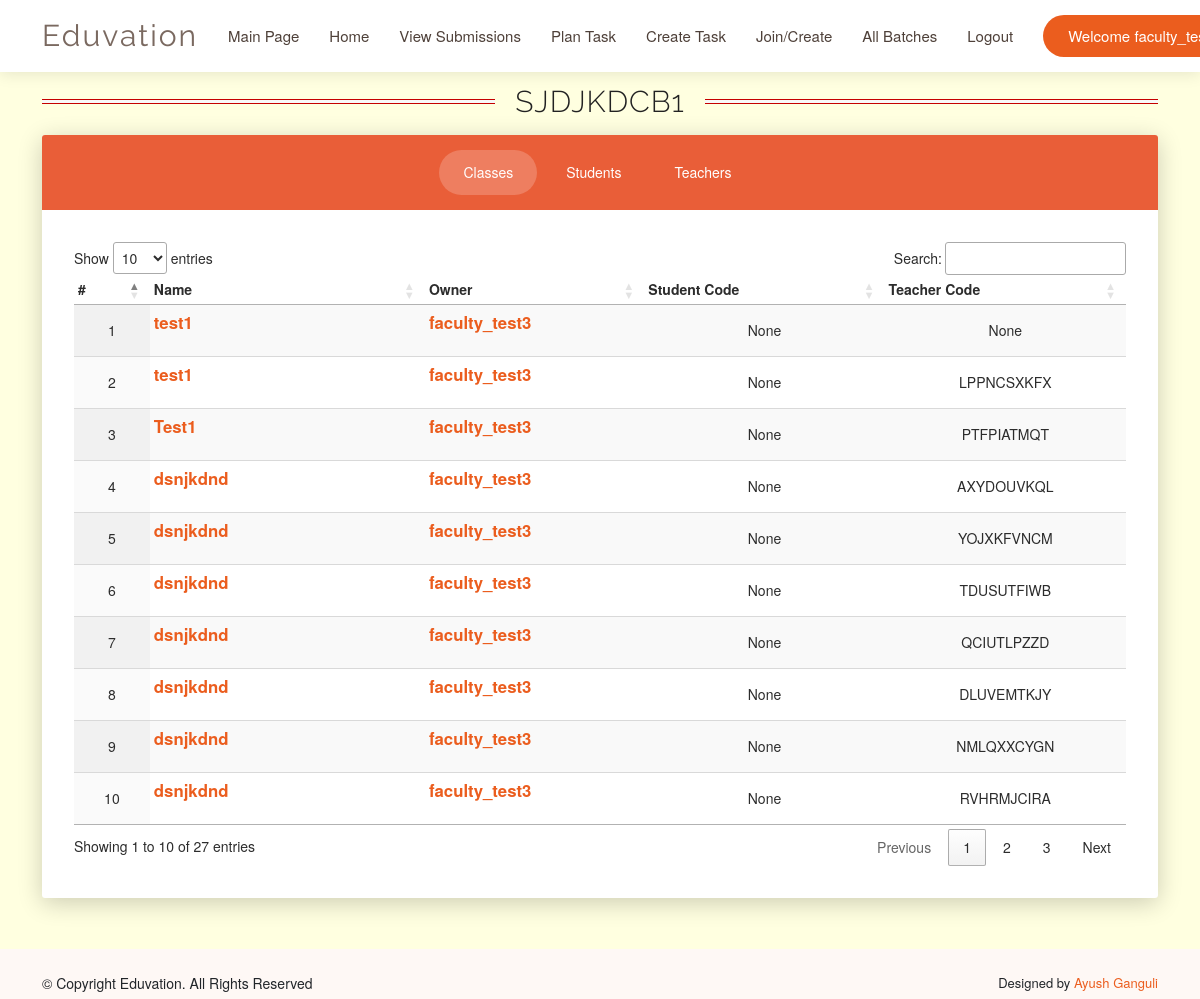
Page /all_batch_classes_table_page/25/ (signed in) on the committed database.
### main/models.py (models this page shows, shortened)
class Batch(models.Model):
    owner = models.ForeignKey(User,related_name='batch_owner_reverse',null=True, on_delete=models.PROTECT)
    all_users_in_batch = models.ManyToManyField(User,related_name='all_batch_user_belongs')
    batch_code_student = models.CharField(max_length=200)
    batch_code_teacher = models.CharField(max_length=200)
    name = models.CharField(max_length=500)

class BatchClass(models.Model):
    owner = models.ForeignKey(User,related_name='class_owner_reverse',null= True, on_delete=models.PROTECT)
    teachers = models.ManyToManyField(User,related_name='classes_teaching')
    belongs_to_batch = models.ForeignKey(Batch,related_name='all_batch_class',on_delete=models.PROTECT)
    third_party_user = models.ManyToManyField(User,related_name='anonymous_classes')#they are classes which are not in users batch but he is attending them
    class_code = models.CharField(max_length=200,null=True)#meant for teachers
    student_class_code = models.CharField(max_length=200,null=True)
    name = models.CharField(max_length=500)

### main/views.py (the view)
# urls.py: path('all_batch_classes_table_page/<int:batch_id>/', views.all_batch_classes_table_page, name='all_batch_classes_table_page'),
@login_required
def all_batch_classes_table_page(request,batch_id):#viewing all classes in a batch #1authentication_handled
    curr_batch = Batch.objects.get(id = batch_id)
    if request.user not in curr_batch.all_users_in_batch.all():
        return render(request, 'error_message.html', {'message':"You are not a part of the batch. Please contact owner for Batch code and join the batch"})
    classes_in_curr_batch = curr_batch.all_batch_class.all()
    all_students = curr_batch.all_users_in_batch.filter(extended_reverse__is_student = True)
    all_faculties = curr_batch.all_users_in_batch.filter(extended_reverse__is_student = False)
    return render(request,'all_batch_classes.html',{'curr_batch': curr_batch,'all_students': all_students,'all_faculties': all_faculties,'all_classes': classes_in_curr_batch})

### templates/all_batch_classes.html (shortened to what this page needs)
{% extends 'base.html' %}
{% load static %}
{% load tz %}
{% block style_sheet %}
    <link rel="stylesheet" href="{% static 'others/join_create.css' %}"/>
    <link rel="stylesheet" href="{% static 'others/body_style.css' %}"/>
    <link rel="stylesheet" href="{% static 'others/data_table/data_table.css' %}">
    <link rel="stylesheet" href="https://cdn.datatables.net/1.11.3/css/jquery.dataTables.min.css">
    <link rel="stylesheet" href="{% static 'others/data_table/data_table.css' %}">
{% endblock style_sheet %}
{% block main_code %}
    <div class="container mt-2" id="my_container" >
    <div class="seven mt-3">
    <h1 class="my_heading">{{curr_batch.name}}</h1>
    </div>
    <div class="row justify-content-center">
        <div class="col-12 mr-auto">
        <div class="card">
            <div class="card-header">
            <ul class="nav nav-tabs nav-tabs-neutral justify-content-center" role="tablist" data-background-color="orange">
                <li class="nav-item">
                <a class="nav-link active" data-toggle="tab" href="#all_tasks_for_class" role="tab">Classes</a>
                </li>
                <li class="nav-item">
                <a class="nav-link" data-toggle="tab" href="#all_students_in_class" role="tab">Students</a>
                </li>
                <li class="nav-item">
                <a class="nav-link" data-toggle="tab" href="#all_teachers_in_class" role="tab">Teachers</a>
                </li>
            </ul>
            </div>
            <div class="card-body">
            <div class="tab-content ">
                <div class="main_tab_content tab-pane active m-3" id="all_tasks_for_class" role="tabpanel" >
                    <table id="example" class="display compact hover row-border mt-5 data_table_class" style="width:100%">
                        <thead class="thead-dark">
                            <tr>
                                <th >#</th>
                                <th>Name</th>
                                <th>Owner</th>
                                <th>Student Code</th>
                                {% if request.user.extended_reverse.is_student == False %} <th>Teacher Code</th>{% endif %}
                            </tr>
                        </thead>
                        <tbody id="showData">
                            {% for curr_class in all_classes %}
                                <tr>
                                    <td>{{forloop.counter}}</td>
                                    <td> <p class="link10" style="text-align: left;"><a href="{% url 'main:all_class_tasks'  class_id=curr_class.id %}">{{curr_class.name}}</a></p></td>
                                    <td><p class="link10" style="text-align: left;"><a href="{% url 'main:user_profile_page' user_id=curr_class.owner.id %}">{{curr_class.owner.username}}</a></p></td>
                                    <td>{{curr_class.student_class_code}}</td>
                                    {% if request.user.extended_reverse.is_student == False %}
                                        <td>{{curr_class.class_code}}</td>
                                    {% endif %}
                                </tr>
                            {% endfor %}
                        </tbody>
                    </table>
                </div>
            </div>
            </div>
        </div>
        </div>
    </div>
    </div>
{% endblock main_code %}

### templates/base.html (shortened to what this page needs)
<!DOCTYPE html>
<html lang="en">
<head>
    {% load static %}
  <link href="{% static 'others/pop_up.css' %}" rel="stylesheet">
  <link href="https://cdn.jsdelivr.net/npm/bootstrap@5.0.2/dist/css/bootstrap.min.css" rel="stylesheet">
  <link href="{% static 'bootstrap_template/assets/css/style.css' %}" rel="stylesheet">
  {% block style_sheet %}{% endblock style_sheet %}
</head>
<body>
  <header id="header" class="fixed-top d-flex align-items-center">
    <div class="container d-flex align-items-center justify-content-between">
      <div class="logo">
        <h1 class="text-light"><a href="/"><span>Eduvation</span></a></h1>
      </div>
      <nav id="navbar" class="navbar">
        {% if user.is_authenticated %}
          {% if request.user.extended_reverse.is_student %}
            <ul>
              <li><a class="nav-link scrollto" href="/">Main Page</a></li>
              <li><a class="nav-link " href="{% url 'main:student_home' %}">Home</a></li>
              <li><a class="nav-link scrollto" href="{% url 'main:all_user_batches' %}">Submit Task</a></li>
              <li><a class="nav-link scrollto" href="{% url 'main:join_class_batch_student' %}">Join Batch/Class</a></li>
              <li><a class="nav-link scrollto" href="{% url 'main:logout' %}">Logout</a></li>
              <li><a class="getstarted scrollto" href="{% url 'main:user_profile_page' user_id=request.user.id %}">Welcome {{request.user.username|truncatechars:32}}</a></li>
            </ul>
          {% else %}
            <ul>
              <li><a class="nav-link scrollto" href="/">Main Page</a></li>
              <li><a class="nav-link " href="{% url 'main:faculty_home' %}">Home</a></li>
              <li><a class="nav-link scrollto" href="{% url 'main:all_classes_teacher' %}">View Submissions</a></li>
              <li><a class="nav-link scrollto" href="{% url 'main:view_schedule' %}">Plan Task</a></li>
              <li><a class="nav-link scrollto" href="{% url 'main:add_task_page' %}">Create Task</a></li>
              <li><a class="nav-link scrollto" href="{% url 'main:join_create' %}">Join/Create</a></li>
              <li><a class="nav-link scrollto" href="{% url 'main:all_user_batches' %}">All Batches</a></li>
              <li><a class="nav-link scrollto" href="{% url 'main:logout' %}">Logout</a></li>
              <li><a class="getstarted scrollto" href="#">Welcome {{request.user.username|truncatechars:32}}</a></li>
            </ul>
          {% endif %}
        {% endif %}
      </nav>
    </div>
  </header>
  <main id="main">
    {% block main_code %}{% endblock main_code %}
  </main>
  <br/>
  <footer id="footer" >
   <div class="container py-4">
      <div class="copyright">
        &copy; Copyright <strong><span>Eduvation</span></strong>. All Rights Reserved
      </div>
      <div class="credits">
        Designed by <a href="https://www.linkedin.com/in/ayush-ganguli-b39729192/">Ayush Ganguli</a>
      </div>
    </div>
  </footer>
</body>
</html>

### static/others/pop_up.css (style rules this page uses)
p { text-align: center; }

### static/others/join_create.css (style rules this page uses)
a { color: #f96332; }
p { line-height: 1.61em; font-weight: 300; font-size: 1.2em; }
body { color: #2c2c2c; font-size: 14px; font-family: "Montserrat", "Helvetica Neue", Arial, sans-serif; overflow-x: hidden; -moz-osx-font-smoothing: grayscale; -webkit-font-smoothing: antialiased; }
.nav-item .nav-link, .nav-tabs .nav-link { -webkit-transition: all 300ms ease 0s; -moz-transition: all 300ms ease 0s; -o-transition: all 300ms ease 0s; -ms-transition: all 300ms ease 0s; transition: all 300ms ease 0s; }
.card a { -webkit-transition: all 150ms ease 0s; -moz-transition: all 150ms ease 0s; -o-transition: all 150ms ease 0s; -ms-transition: all 150ms ease 0s; transition: all 150ms ease 0s; }
.nav-tabs { border: 0; padding: 15px 0.7rem; }
.card .nav-tabs { border-top-right-radius: 0.1875rem; border-top-left-radius: 0.1875rem; }
.nav-tabs>.nav-item>.nav-link { color: #888888; margin: 0; margin-right: 5px; background-color: transparent; border: 1px solid transparent; border-radius: 30px; font-size: 14px; padding: 11px 23px; line-height: 1.5; }
.nav-tabs>.nav-item>.nav-link.active { background-color: #444; border-radius: 30px; color: #FFFFFF; }
.nav-tabs.nav-tabs-neutral>.nav-item>.nav-link { color: #FFFFFF; }
.nav-tabs.nav-tabs-neutral>.nav-item>.nav-link.active { background-color: rgba(255, 255, 255, 0.2); color: #FFFFFF; }
.card { border: 0; border-radius: 0.1875rem; display: inline-block; position: relative; width: 100%; margin-bottom: 30px; box-shadow: 0px 5px 25px 0px rgba(0, 0, 0, 0.2); }
.card .card-header { background-color: transparent; border-bottom: 0; background-color: transparent; border-radius: 0; padding: 0; }
[data-background-color="orange"] { background-color: #e95e38; }
[data-background-color]:not([data-background-color="gray"]) { color: #FFFFFF; }
[data-background-color]:not([data-background-color="gray"]) a:not(.btn):not(.dropdown-item) { color: #FFFFFF; }
footer { margin-top:50px; color: #555; background: #fff; padding: 25px; font-weight: 300; background: #f7f7f7; }

### static/others/body_style.css (style rules this page uses)
body { background: #f8f8f8; }

### static/others/data_table/data_table.css (style rules this page uses)
#showData tr { text-align: center; }
body { height:100vh; margin:0; }
header { min-height:50px; background:lightcyan; }
footer { min-height:50px; background:PapayaWhip; }
body { display:flex; flex-direction:column; background: #FFFFE0 }
footer { margin-top:auto; }
.my_heading { position: relative; padding: 0; margin: 0; font-family: "Raleway", sans-serif; font-weight: 300; font-size: 40px; color: #080808; -webkit-transition: all 0.4s ease 0s; -o-transition: all 0.4s ease 0s; transition: all 0.4s ease 0s; }
.link10 a { font-weight: bold; position:relative; text-decoration: none; color: #eb5d1e; transition:color .15s ease-in-out; }
.link10 a:after { display:block; content:""; position: absolute; right:0; left:0; width:100%; height:3px; opacity:0; transform:translateY(-150%); transition:transform .15s ease-in-out, opacity .15s ease-in-out; background-color: maroon; }
.seven h1 { text-align: center; font-size:30px; font-weight:300; color:#222; letter-spacing:1px; text-transform: uppercase; display: grid; grid-template-columns: 1fr max-content 1fr; grid-template-rows: 27px 0; grid-gap: 20px; align-items: center; }
.seven h1:after,.seven h1:before { content: " "; display: block; border-bottom: 1px solid #c50000; border-top: 1px solid #c50000; height: 5px; background-color:#f8f8f8; }

### templates/all_batch_classes.html (style rules this page uses)
body { height:100vh; margin:0; }
header { min-height:50px; background:lightcyan; }
footer { min-height:50px; background:PapayaWhip; }
body { display:flex; flex-direction:column; }
footer { margin-top:auto; }

### rows in the picture
Batch: name "SJDJKDCB1"
BatchClass: name "test1", owner.username "faculty_test3", student_class_code "None", class_code "None"
BatchClass: name "test1", owner.username "faculty_test3", student_class_code "None", class_code "LPPNCSXKFX"
BatchClass: name "Test1", owner.username "faculty_test3", student_class_code "None", class_code "PTFPIATMQT"
BatchClass: name "dsnjkdnd", owner.username "faculty_test3", student_class_code "None", class_code "AXYDOUVKQL"
BatchClass: name "dsnjkdnd", owner.username "faculty_test3", student_class_code "None", class_code "YOJXKFVNCM"
BatchClass: name "dsnjkdnd", owner.username "faculty_test3", student_class_code "None", class_code "TDUSUTFIWB"
BatchClass: name "dsnjkdnd", owner.username "faculty_test3", student_class_code "None", class_code "QCIUTLPZZD"
BatchClass: name "dsnjkdnd", owner.username "faculty_test3", student_class_code "None", class_code "DLUVEMTKJY"
BatchClass: name "dsnjkdnd", owner.username "faculty_test3", student_class_code "None", class_code "NMLQXXCYGN"
BatchClass: name "dsnjkdnd", owner.username "faculty_test3", student_class_code "None", class_code "RVHRMJCIRA"
